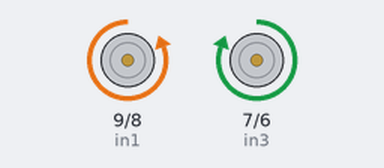
Recording of a sketch running on a simulated Arduino Uno, built with avr-gcc and run on an emulated ATmega328P. Shown: motor-driver pin pairs drawn as motors (green arrow = first pin HIGH = forward, orange = second pin HIGH = backward, longer = more drive, scaled by the enable pin).

Above: at 1.5 s.
At 4.5 s:
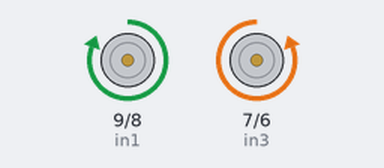
At 7.5 s:
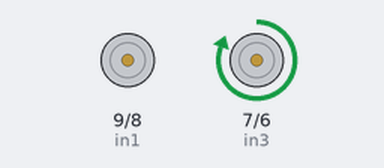
At 13.5 s:
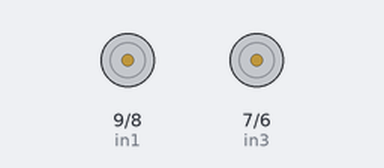
Timing chart, 0 to 19.5 s (numbered marks = the images above):
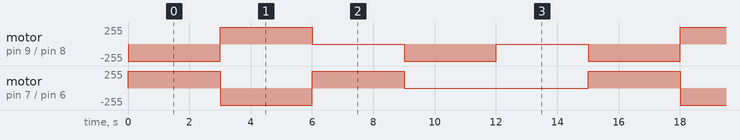

Measured:
- by itself, motor on pin 9 (in1) / pin 8 (in2): repeats every 15.0 s: forward 255/255 3.0 s, 2 × (stopped 3.0 s, backward 255/255 3.0 s)
- by itself, motor on pin 7 (in3) / pin 6 (in4): repeats every 15.0 s: backward 255/255 3.0 s, forward 255/255 3.0 s, stopped 6.0 s, forward 255/255 3.0 s

The sketch:

01_motorSimpleTest.ino
```cpp
// Left motor
int enA = 10;
int in1 = 9;
int in2 = 8;

// Right motor
int in3 = 7;
int in4 = 6;
int enB = 5;

// Speed
int speedValue = 255;
int delayTime = 3000;

void setup()
{
  pinMode(enA,OUTPUT);
  pinMode(in1,OUTPUT);
  pinMode(in2,OUTPUT);
  pinMode(in3,OUTPUT);
  pinMode(in4,OUTPUT);
  pinMode(enB,OUTPUT);
}
void loop()
{
  // Move forward
  digitalWrite(in3,HIGH);
  digitalWrite(in4,LOW);
  analogWrite(enB,speedValue);
  digitalWrite(in2,HIGH);
  digitalWrite(in1,LOW);
  analogWrite(enA,speedValue);
  delay(delayTime);
  // Move backward
  digitalWrite(in3,LOW);
  digitalWrite(in4,HIGH);
  analogWrite(enB,speedValue);
  digitalWrite(in2,LOW);
  digitalWrite(in1,HIGH);
  analogWrite(enA,speedValue);
  delay(delayTime);
  // Turn left
  digitalWrite(in3,HIGH);
  digitalWrite(in4,LOW);
  analogWrite(enB,speedValue);
  digitalWrite(in2,HIGH);
  digitalWrite(in1,LOW);
  analogWrite(enA,0);
  delay(delayTime);
   // Turn right
  digitalWrite(in3,HIGH);
  digitalWrite(in4,LOW);
  analogWrite(enB,0);
  digitalWrite(in2,HIGH);
  digitalWrite(in1,LOW);
  analogWrite(enA,speedValue);
  delay(delayTime);
  // Turn off motors
  digitalWrite(in1,LOW);
  digitalWrite(in2,LOW);
  digitalWrite(in3,LOW);
  digitalWrite(in4,LOW);
  delay(delayTime);
}
```
